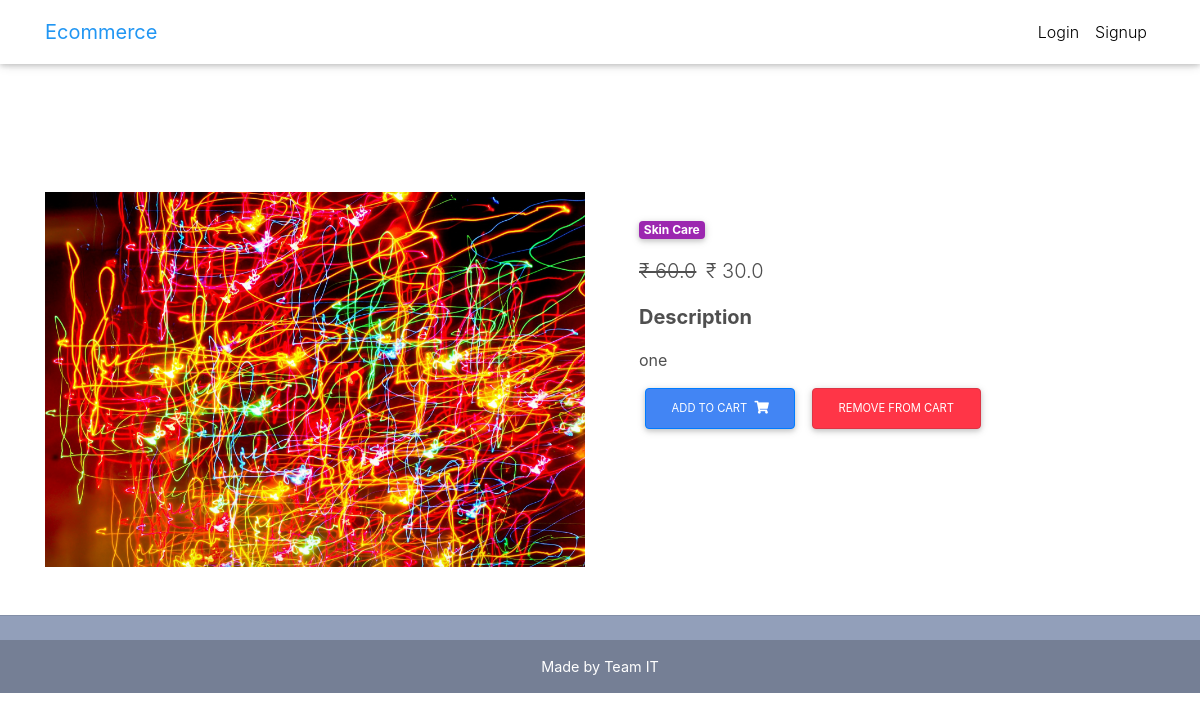
Screenshot of /product/koone/ with the database file from the repository.
### core/models.py (models this page shows, shortened)
class Item(models.Model):
    title = models.CharField(max_length=100)
    price = models.FloatField()
    discount_price = models.FloatField(blank=True, null=True)
    category = models.IntegerField(choices=CATEGORY_CHOICES)
    label = models.IntegerField(choices=LABEL_CHOICES)
    slug = models.SlugField()
    description = models.TextField()
    image = models.ImageField(blank=True,default='default.jpg')
    def get_add_to_cart_url(self):
        return reverse("core:add-to-cart", kwargs={
            'slug': self.slug
        })
    def get_remove_from_cart_url(self):
        return reverse("core:remove-from-cart", kwargs={
            'slug': self.slug
        })

### core/views.py (the view)
# urls.py: path('product/<slug>/', ItemDetailView.as_view(), name='product'),
class ItemDetailView(DetailView):
    model = Item
    template_name = "product.html"

### core/templates/product.html (shortened to what this page needs)
{% extends "base.html" %}
{% block content %}
<main class="mt-5 pt-4">
  <div class="container dark-grey-text mt-5">
    <div class="row wow fadeIn">
      <div class="col-md-6 mb-4">
        <img src="{{ item.image.url }}" class="img-fluid" alt="">
      </div>
      <div class="col-md-6 mb-4">
        <div class="p-4">
          <div class="mb-3">
            <a href="{% url 'core:category' object.category %}">
              <span class="badge purple mr-1">{{ object.get_category_display }}</span>
            </a>
          </div>
          <p class="lead">
            {% if object.discount_price %}
            <span class="mr-1">
              <del>₹ {{ object.price }}</del>
            </span>
            <span>₹ {{ object.discount_price }}</span>
            {% else %}
            <span>₹ {{ object.price }}</span>
            {% endif %}
          </p>
          <p class="lead font-weight-bold">Description</p>
          <p>{{ object.description }}</p>
          <a href="{{ object.get_add_to_cart_url }}" class="btn btn-primary btn-md my-0 p">
            Add to cart
            <i class="fas fa-shopping-cart ml-1"></i>
          </a>
          <a href="{{ object.get_remove_from_cart_url }}" class="btn btn-danger btn-md my-0 p">
            Remove from cart
          </a>
        </div>
      </div>
    </div>
  </div>
</main>
{% endblock content %}

### rows the page displays
Item: image (picture), category "Skin Care", price "60.0", discount_price "30.0", description "one"
